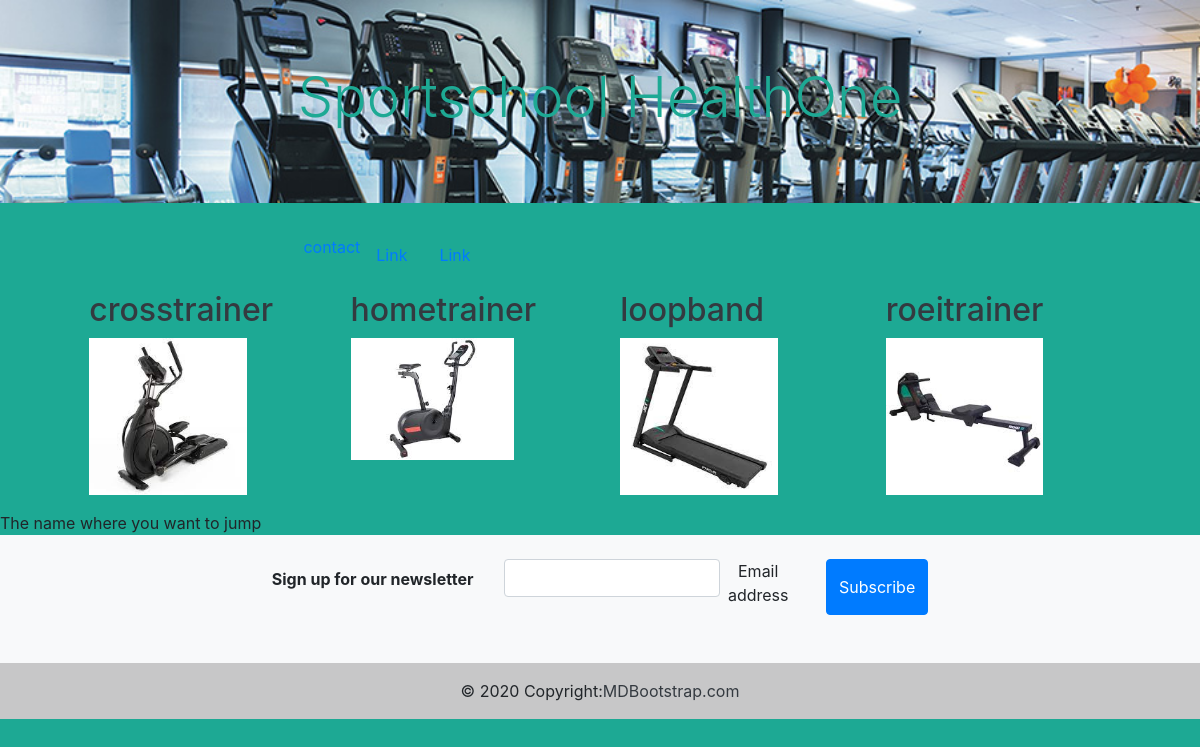
The app's page /category.php with its own data.
### tables this page shows
CREATE TABLE `catagory` (
  `id` int(10) NOT NULL,
  `Name` varchar(255) NOT NULL,
  `image` varchar(255) DEFAULT NULL
);

### category.php (the view, shortened to what this page needs)
<!doctype html>
<html lang="en">
<head>
    <link rel="stylesheet" href="https://cdn.jsdelivr.net/npm/bootstrap@4.6.1/dist/css/bootstrap.min.css">
</head>
<body>
<div class="jumbotron jumbotron-fluid jumbotron-image">
    <div class="container">
        <h1 class="display-4">Sportschool HealthOne</h1>
    </div>
</div>
<div class="row">
    <div class="col-sm-8">
        <nav class="nav justify-content-center">
            <a href="#contact">contact</a>
            <a class="nav-link" href="#">Link</a>
            <a class="nav-link" href="#">Link</a>
        </nav>
    </div>
    <div class="col-sm-4"></div>
</div>
<div class="row">
    <div class="col-sm"></div>
        <?php
        global $db;
        $query = $db->prepare("SELECT * FROM catagory");
        $query->execute();
        $result = $query->fetchAll( PDO::FETCH_ASSOC);
        echo "<div class='row'>";
        foreach ($result as $catagory) {
            echo "<div class='col-12 col-sm-6 col-lg-3 p-3'>";
            echo "<a class='text-decoration-none text-dark' href='product.php?id=" . $catagory['id'] . "'>";
            echo "<h2>" . $catagory["Name"] . "</h2>";
            echo  "<img src=" . $catagory["image"] . ">";
            echo "</a>";
            echo "</div>";
        }
        echo "</div>";
        ?>
    <div class="col-sm"></div>
</div>
<a id="contact">The  name where you want to jump</a>
<footer class="bg-light text-center text-lg-start">
    <div class="container p-4 pb-0">
        <form action="">
            <div class="row">
                <div class="col-auto mb-4 mb-md-0">
                    <p class="pt-2">
                        <strong>Sign up for our newsletter</strong>
                    </p>
                </div>
                <div class="col-md-5 col-12 mb-4 mb-md-0">
                    <div class="form-outline mb-4">
                        <input type="email" id="form5Example25" class="form-control" />
                        <label class="form-label" for="form5Example25">Email address</label>
                    </div>
                </div>
                <div class="col-auto mb-4 mb-md-0">
                    <button type="submit" class="btn btn-primary mb-4">
                        Subscribe
                    </button>
                </div>
            </div>
        </form>
    </div>
    <div class="text-center p-3" style="background-color: rgba(0, 0, 0, 0.2);">
        © 2020 Copyright:
        <a class="text-dark" href="https://mdbootstrap.com/">MDBootstrap.com</a>
    </div>
</footer>
<link rel="stylesheet" href="css/style.css">
</body>
</html>

### css/style.css (style rules this page uses)
.jumbotron-image { background-image: url("../img/jumbotron.jpg"); background-size: cover; text-align: center; color: #1da994; }
body { background-color: #1da994; }
div { width: auto; display: flex; flex-direction: row; justify-content: center; }
img { width: 70%; }

### records on screen
catagory: Name "crosstrainer", image (picture)
catagory: Name "hometrainer", image (picture)
catagory: Name "loopband", image (picture)
catagory: Name "roeitrainer", image (picture)
